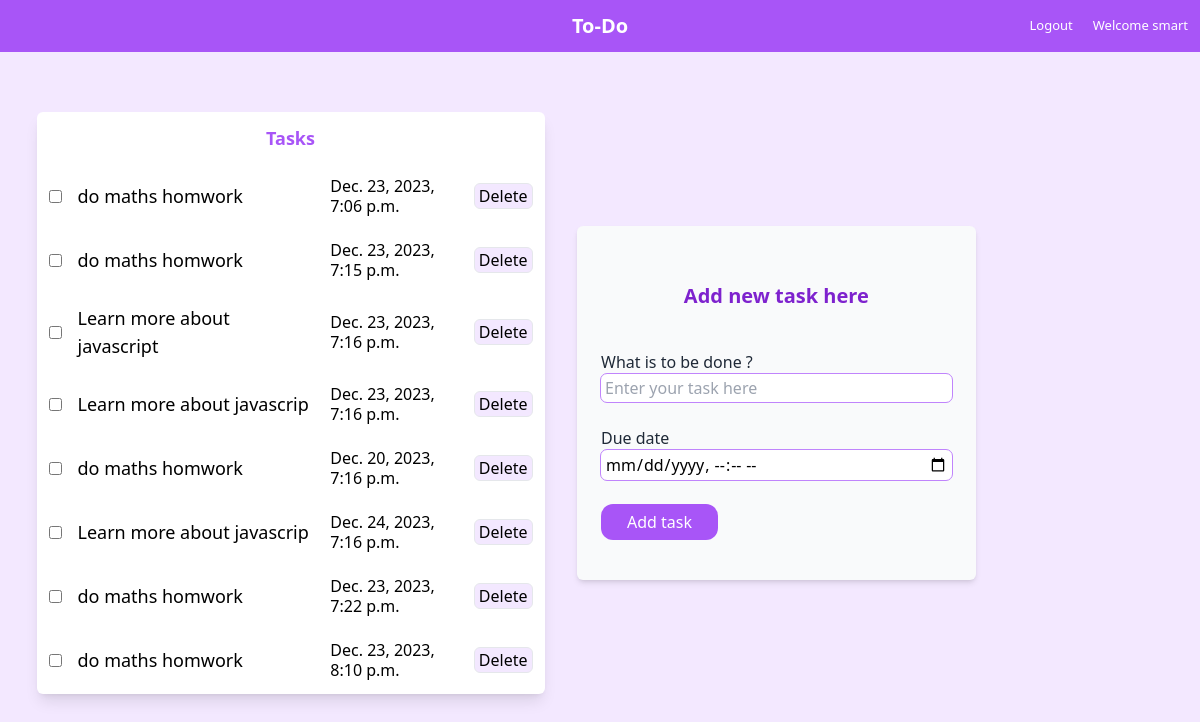
Screenshot of / (signed in) with the database file from the repository.
### app/models.py (models this page shows, shortened)
class Tasks(models.Model):
    user=models.ForeignKey(User, verbose_name=(""), on_delete=models.CASCADE)
    sno=models.AutoField(primary_key=True)
    task=models.CharField( max_length=1000)
    deadline=models.DateTimeField( auto_now=False, auto_now_add=False)

### app/views.py (the view)
# urls.py: 2. Add a URL to urlpatterns:  path('', views.home, name='home')
def home(request):
    Alltasks=Tasks.objects.all()
    tasks=[task for task in Alltasks if task.user==request.user]
    return render(request, 'app/index.html',{'Tasks':tasks})

### templates/app/index.html (shortened to what this page needs)
{% extends "base.html" %}
{% block body %}
<div class="container p-1 lg:flex lg:justify-around lg:items-center ">
    {% if user.is_authenticated %}
    <div class="bg-white p-2 shadow-lg rounded-md  relative top-10  sm:w-[90%] sm:mx-auto lg:w-[50%] xl:w-[40%] mx-2 md:w-[80%] lg:top-14 ">
        <p class="text-center text-lg font-bold text-purple-500 lg:block hidden p-1">Tasks</p>
        <div class="overflow-y-scroll max-h-[430px] sm:max-h-[530px]">
            {% if Tasks %}
            {% for task in Tasks %}
            <div class="flex items-center p-1 mx-auto my-4 space-x-4">
                <input type="checkbox" class="statusCheck" id="s{{task.sno}}">
                <p class="taskCont w-[52%] break-words text-sm md:text-lg" id="taskText{{task.sno}}"> {{task.task}}</p>
                <p class="w-[28%] text-sm md:text-[16px]" id="deadline{{task.sno}}">{{task.deadline}}</p>
                <button
                    class="deleteTask  p-1 bg-purple-100 border-[1px] rounded-md text-xs md:text-[16px] hover:outline hover:outline-1 hover:outline-purple-200 active:bg-purple-300"
                    id="deleteTask{{task.sno}}" data-model-pk="{{task.sno}}">Delete</button>
            </div>
            {% endfor %}
            {% else %}
            <div class="p-2 my-2 mt-4 text-center w-2/3 break-words mx-auto">
                There is no task to do add some
            </div>
            {% endif %}
        </div>
    </div>
    <div class="appendTask fixed left-[10%] top-44 sm:left-[20%] sm:top-[20%] md:left-[22%] w-fit hidden lg:relative lg:block lg:top-14 lg:left-auto "
    id="tFormCont">
    <form action="\addTask" id="taskForm" method="get"
        class="w-[340px] space-y-[20px] flex flex-col bg-gray-50 pb-3 pt-0 px-4 shadow-md rounded-md sm:px-6 md:px-6 sm:pb-10 sm:pt-4 sm:space-y-[24px] sm:w-[400px] lg:w-[90%]">
        <p class="text-lg text-purple-700 text-center font-medium sm:text-xl sm:font-semibold sm:p-4 lg:block hidden">Add new task here</p>
        <div class="">
            <label for="task" class="text-gray-800 text-sm sm:text-[16px]">What is to be done ?</label>
            <input id="task" name="task" type="text"
                class=" p-1 text-sm  w-full rounded-md outline outline-purple-400 outline-1 focus:outline-4 focus:outline-purple-200  focus:outline-offset-1  sm:text-[16px]"
                placeholder="Enter your task here" required>
        </div>
        <div class="">
            <label for="deadline" class="text-gray-800 text-sm sm:text-[16px]">Due date</label>
            <input id="deadline" name="deadline" type="datetime-local"
                class=" text-sm p-1 w-full rounded-md outline outline-purple-400 outline-1 focus:outline-4 focus:outline-purple-200  focus:outline-offset-1 sm:text-[16px]"
                required>
        </div>
        <button id="addtakBtn" type="submit"
            class="bg-purple-500 p-1  rounded-xl w-1/3 text-white sm:text-[16px] sm:p-[6px]">Add task</button>
    </form>
</div>
    {% endif %}
</div>
{% endblock body %}

### templates/base.html (shortened to what this page needs)
{% load compress %}
{% load static %}
<!DOCTYPE html>
<html lang="en">
<head>
	{% compress css %}
	<link rel="stylesheet" href="{% static 'src/output.css' %}">
	{% endcompress %}
</head>
<body class="bg-purple-100 " id="body">
	<nav class="nav bg-purple-500 flex items-center  px-1 justify-center">
		<p class="text-white p-3 px-2 text-xl  font-bold ">To-Do </p>
		<ul class="flex  space-x-1 py-2  text-white  absolute right-1 ">
			{% if user.is_authenticated %}
			<li class="text-[13px] rounded  p-2 hover:bg-purple-300"><a role="button" id="" href="\logout">Logout</a></li>
			<li class="text-[13px] rounded  p-2 hover:bg-purple-300"><a role="button" id="" href="#">Welcome {{user}}</a></li>
			{% else %}
			<li class="text-[15px] rounded p-2 hover:bg-purple-300"><a role="button" id="loginBtn" onclick="showLogin()"
					href="#">Login</a></li>
			<li class="text-[15px] p-2 rounded hover:bg-purple-300"><a role="button" id="signupBtn" onclick="showSignup()"
					href="#">Sign up</a></li>
			{% endif %}
		</ul>
	</nav>
	{% block body %}
	{% endblock body %}
</body>
</html>

### rows the page displays
Tasks: task "do maths homwork", deadline "Dec. 23, 2023, 7:06 p.m."
Tasks: task "do maths homwork", deadline "Dec. 23, 2023, 7:15 p.m."
Tasks: task "Learn more about javascript", deadline "Dec. 23, 2023, 7:16 p.m."
Tasks: task "Learn more about javascrip", deadline "Dec. 23, 2023, 7:16 p.m."
Tasks: task "do maths homwork", deadline "Dec. 20, 2023, 7:16 p.m."
Tasks: task "Learn more about javascrip", deadline "Dec. 24, 2023, 7:16 p.m."
Tasks: task "do maths homwork", deadline "Dec. 23, 2023, 7:22 p.m."
Tasks: task "do maths homwork", deadline "Dec. 23, 2023, 8:10 p.m."

### other values shown
{{ user }} "smart"
